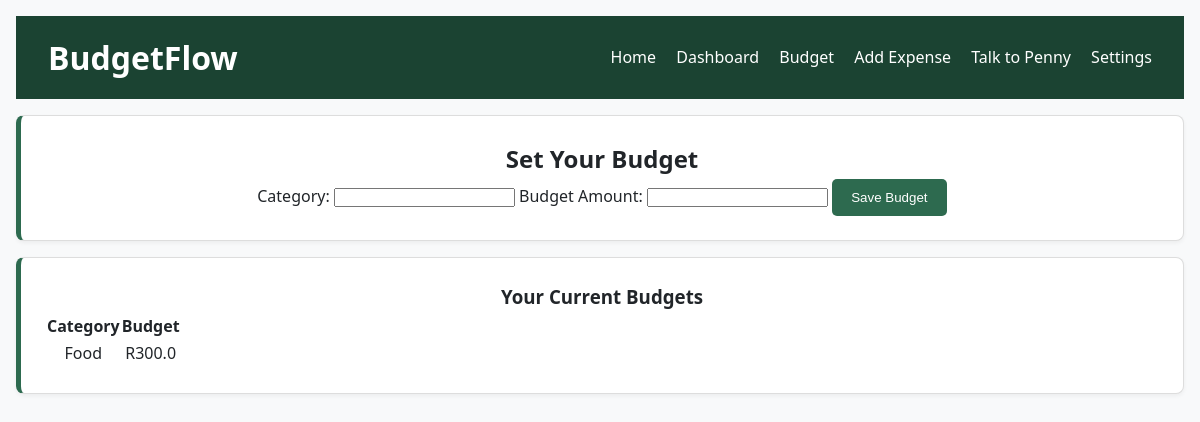
Before: /budget (signed in) with the older database file.
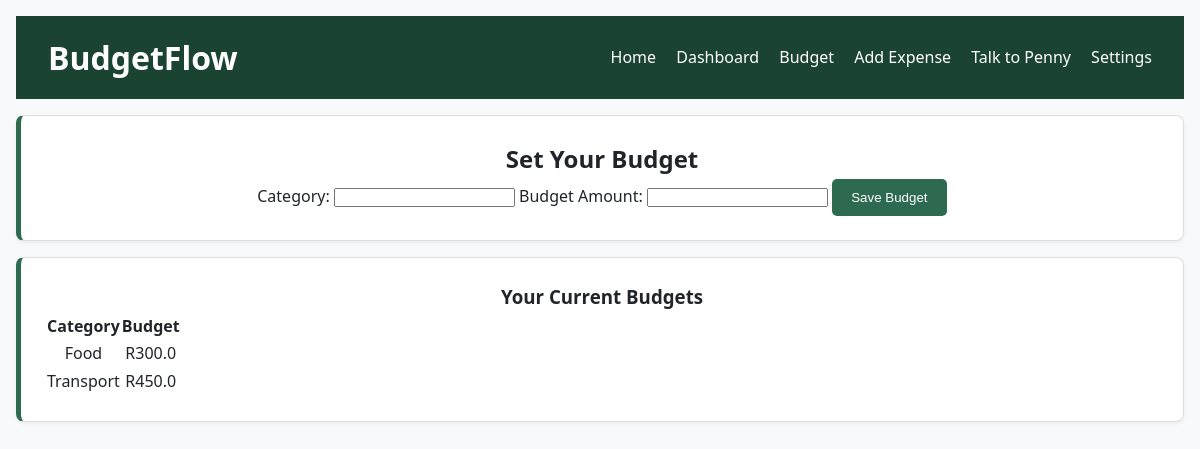
After: the same page with the newer database file.
### tables this page shows
CREATE TABLE budgets (
                id INTEGER PRIMARY KEY AUTOINCREMENT,
                user_id INTEGER NOT NULL,
                category TEXT NOT NULL,
                amount REAL NOT NULL,
                UNIQUE(user_id, category),
                FOREIGN KEY(user_id) REFERENCES users(id)
            );

### app.py (the view, shortened to what this page needs)
@app.route("/budget", methods=["GET", "POST"])
@login_required
def budget():
    if 'username' not in session:
        flash("Please login to access your budget.", "error")
        return redirect(url_for("login"))
    user = get_user(session['username'])
    cursor = get_db().execute(
        "SELECT category, amount FROM budgets WHERE user_id = ?", (user['id'],)
    )
    budgets = cursor.fetchall()
    return render_template("budget.html", budgets=budgets)

### app.py (called while the page is built)
def login_required(f):
    @wraps(f)
    def decorated_function(*args, **kwargs):
        if 'username' not in session:
            flash("You must be logged in to view this page.", "error")
            return redirect(url_for('login'))
        return f(*args, **kwargs)
    return decorated_function

def get_db():
    db = getattr(g, '_database', None)
    if db is None:
        db = g._database = sqlite3.connect(DATABASE)
        db.row_factory = sqlite3.Row
    return db

@app.teardown_appcontext
def close_connection(exception):
    db = getattr(g, '_database', None)
    if db is not None:
        db.close()

def get_user(username):
    db = get_db()
    cursor = db.execute('SELECT * FROM users WHERE username = ?', (username,))
    return cursor.fetchone()

### templates/budget.html (shortened to what this page needs)
<!DOCTYPE html>
<html lang="en">
<head>
    <link rel="stylesheet" href="{{ url_for('static', filename='css/style.css') }}">
</head>
<body>
    <div class="navbar">
        <h1>BudgetFlow</h1>
        <nav>
            <a href="/">Home</a>
            <a href="/dashboard">Dashboard</a>
            <a href="/budget">Budget</a>
            <a href="/add-expense">Add Expense</a>
            <a href="/penny">Talk to Penny</a>
            <a href="/settings">Settings</a>
        </nav>
    </div>
    <div class="card">
        <h2>Set Your Budget</h2>
        <form action="/budget" method="POST">
            <label for="category">Category:</label>
            <input type="text" name="category" id="category" required>
            <label for="amount">Budget Amount:</label>
            <input type="number" name="amount" id="amount" min="0" step="0.01" required>
            <button type="submit" class="btn">Save Budget</button>
        </form>
    </div>
    <div class="card">
        <h3>Your Current Budgets</h3>
        {% if budgets %}
            <table>
                <thead>
                    <tr>
                        <th>Category</th>
                        <th>Budget</th>
                    </tr>
                </thead>
                <tbody>
                    {% for row in budgets %}
                    <tr>
                        <td>{{ row.category }}</td>
                        <td>R{{ row.amount }}</td>
                    </tr>
                    {% endfor %}
                </tbody>
            </table>
        {% else %}
            <p>No budgets set yet.</p>
        {% endif %}
    </div>
</body>
</html>

### static/css/style.css (style rules this page uses)
:root { --primary-green: #2D6A4F; --accent-green: #40916C; --dark-green: #1B4332; --light-green: #B7E4C7; --highlight-yellow: #F9C74F; --neutral-light: #F8F9FA; --text-dark: #212529; --danger-red: #F94144; --white: #ffffff; }
* { margin: 0; padding: 0; box-sizing: border-box; }
body { font-family: 'Segoe UI', Tahoma, Geneva, Verdana, sans-serif; background-color: var(--neutral-light); color: var(--text-dark); line-height: 1.6; padding: 1rem; }
.navbar { background-color: var(--dark-green); color: var(--white); padding: 1rem 2rem; display: flex; justify-content: space-between; align-items: center; }
.navbar a { color: var(--white); text-decoration: none; margin-left: 1rem; }
.card { background-color: var(--white); border: 1px solid #ddd; border-left: 5px solid var(--primary-green); border-radius: 8px; padding: 1.5rem; margin: 1rem 0; box-shadow: 0 2px 4px rgba(0,0,0,0.05); text-align: center; }
.btn { background-color: var(--primary-green); color: var(--white); border: none; padding: 0.7rem 1.2rem; border-radius: 5px; cursor: pointer; transition: background-color 0.3s ease; }

Changed rows visible on the page:
added budgets: category "Transport", amount "450.0"
